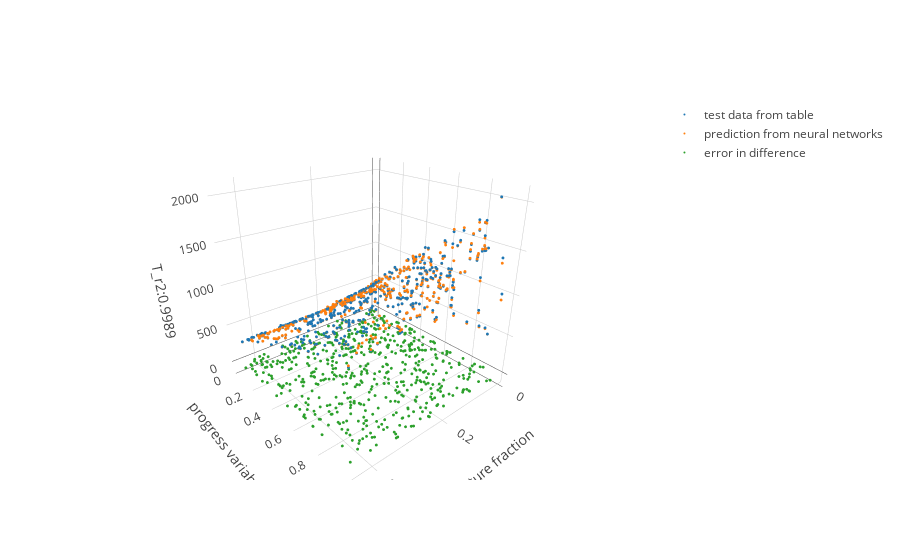

Write notebook code for a chart like this one.
### Markdown cell above
## interactive plot

### Code cell
#@title Default title text
# species = 'PVs' #@param {type:"string"}
species = np.random.choice(labels)
# configure_plotly_browser_state()
# init_notebook_mode(connected=False)

from sklearn.metrics import r2_score


df_t=df_test.loc[df_test['zeta']==zeta_level[0]].sample(frac=0.5)
# df_p=df_pred.loc[df_pred['zeta']==zeta_level[1]].sample(frac=0.1)
df_p=df_pred.loc[df_t.index]
error=df_p[species]-df_t[species]
r2=round(r2_score(df_p[species],df_t[species]),4)
fig_db = {
    'data': [       
        {'name':'test data from table',
         'x': df_t['f'],
         'y': df_t['pv'],
         'z': df_t[species],
         'type':'scatter3d', 
        'mode': 'markers',
          'marker':{
              'size':1
          }
        },
        {'name':'prediction from neural networks',
         'x': df_p['f'],
         'y': df_p['pv'],
         'z': df_p[species],
         'type':'scatter3d', 
        'mode': 'markers',
          'marker':{
              'size':1
          },
        },
        {'name':'error in difference',
         'x': df_p['f'],
         'y': df_p['pv'],
         'z': error,
         'type':'scatter3d', 
         'mode': 'markers',
          'marker':{
              'size':1
          },
         }       
    ],
    'layout': {
        'scene':{
            'xaxis': {'title':'mixture fraction'},
            'yaxis': {'title':'progress variable'},
            'zaxis': {'title': species+'_r2:'+str(r2)}
                 }
    }
}
# iplot(fig_db, filename='multiple-scatter')
iplot(fig_db)
print(species,r2)

### Figure 1 — Plotly figure (JSON) as saved in the notebook; plotly's stock layout.template omitted (floating-point values rounded to 4 significant figures; data arrays with more than 128 entries replaced by an {"elided": "..."} marker saying what was removed)
{"data": [{"marker": {"size": 1}, "mode": "markers", "name": "test data from table", "type": "scatter3d", "x": {"elided": "557 float values"}, "y": {"elided": "557 float values"}, "z": {"elided": "557 float values"}}, {"marker": {"size": 1}, "mode": "markers", "name": "prediction from neural networks", "type": "scatter3d", "x": {"elided": "557 float values"}, "y": {"elided": "557 float values"}, "z": {"elided": "557 float values"}}, {"marker": {"size": 1}, "mode": "markers", "name": "error in difference", "type": "scatter3d", "x": {"elided": "557 float values"}, "y": {"elided": "557 float values"}, "z": {"elided": "557 float values"}}], "layout": {"autosize": true, "scene": {"aspectmode": "auto", "aspectratio": {"x": 1, "y": 1, "z": 1}, "camera": {"center": {"x": 0, "y": 0, "z": 0}, "eye": {"x": 1.27, "y": 1.497, "z": 0.9123}, "up": {"x": 0, "y": 0, "z": 1}}, "xaxis": {"title": {"text": "mixture fraction"}, "type": "linear"}, "yaxis": {"title": {"text": "progress variable"}, "type": "linear"}, "zaxis": {"title": {"text": "T_r2:0.9989"}, "type": "linear"}}}}
